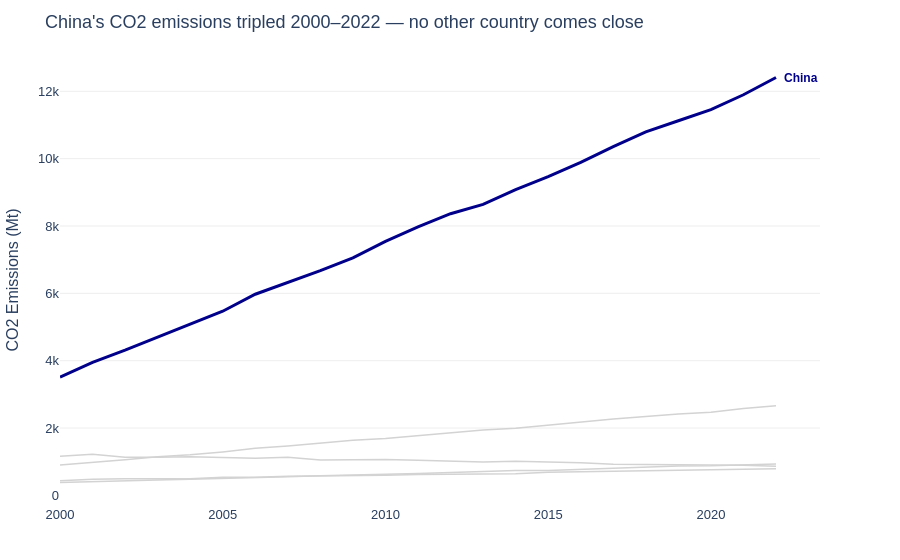

Notebook cell for this chart:
### Markdown cell above
---
## Task 1 — Multi-Series Line Chart with Highlight

**What to build:** A line chart showing CO2 emissions over time for **all Asian countries** in the dataset, with one country highlighted.

**Requirements:**
- All countries shown (for context), but only **one highlighted in colour** — your choice which
- All other lines in grey (#DDDDDD), thinner
- Highlighted country **labelled directly** at the end of its line (not in a legend)
- Insight title that names the highlighted country and its story

> 💡 `df[df['Region'] == 'Asia']` to filter; use `go.Figure()` with a loop for per-country control

### Code cell
# Task 1 — Multi-series line with highlight
# YOUR CODE HERE

#df[df['Region'] == 'Asia']` to filter; use `go.Figure()

""" fig = px.bar(
    df[df['Region'] == 'Asia'].sort_values('CO2_Mt', ascending=True),
    x='CO2_Mt', y='Country',
    orientation='h',
    title='Co2 per Country in Asia',
    height=500
) """


highlight = random.choice(list(df[df['Region'] == 'Asia']["Country"].drop_duplicates())) #'China'

# Build colour map: highlight in blue, everything else grey
color_map = {c: 'DarkBlue' if c == highlight else 'LightGrey' for c in df['Country'].unique()}

fig = px.line(df[df['Region'] == 'Asia'], x='Year', y='CO2_Mt', color='Country',
              color_discrete_map=color_map,
              labels={'CO2_Mt': 'CO2 Emissions (Mt)', 'Year': ''})

fig.update_traces(
    line=dict(width=1.5),   # default: thin for context countries
    showlegend=False      # direct label replaces legend (Gestalt proximity)
)

# Override highlighted country: thicker line
fig.update_traces(
    line=dict(width=3),
    selector=dict(name=highlight)
)

# Direct label at end of highlighted line
last = df.loc[(df['Country'] == highlight) & (df['Year'] == df['Year'].max())]

fig.add_annotation(
    x=last['Year'].values[0], y=last['CO2_Mt'].values[0],
    text=f'<b>{highlight}</b>', showarrow=False,
    xanchor='left', xshift=6,
    font=dict(color='DarkBlue', size=12, family='Arial')
)

fig.update_layout(
    title="China's CO2 emissions tripled 2000–2022 — no other country comes close",
    plot_bgcolor='white', paper_bgcolor='white',
    font=dict(family='Arial', size=13),
    yaxis=dict(gridcolor='#EEEEEE', title='CO2 Emissions (Mt)'),
    xaxis=dict(showgrid=False, title=''),
    margin=dict(l=60, r=80, t=55, b=40)
)

fig.show()

### Figure 1 — Plotly figure (JSON) as saved in the notebook; plotly's stock layout.template omitted (floating-point values rounded to 4 significant figures)
{"data": [{"hovertemplate": "Country=China<br>=%{x}<br>CO2 Emissions (Mt)=%{y}<extra></extra>", "legendgroup": "China", "line": {"color": "DarkBlue", "dash": "solid", "width": 3}, "marker": {"symbol": "circle"}, "mode": "lines", "name": "China", "orientation": "v", "showlegend": false, "type": "scatter", "x": [2000, 2001, 2002, 2003, 2004, 2005, 2006, 2007, 2008, 2009, 2010, 2011, 2012, 2013, 2014, 2015, 2016, 2017, 2018, 2019, 2020, 2021, 2022], "xaxis": "x", "y": [3514.0, 3952.0, 4312.0, 4692.0, 5079.0, 5468.0, 5974.0, 6323.0, 6673.0, 7053.0, 7543.0, 7972.0, 8365.0, 8641.0, 9078.0, 9466.0, 9887.0, 10360.0, 10790.0, 11130.0, 11450.0, 11900.0, 12410.0], "yaxis": "y"}, {"hovertemplate": "Country=India<br>=%{x}<br>CO2 Emissions (Mt)=%{y}<extra></extra>", "legendgroup": "India", "line": {"color": "LightGrey", "dash": "solid", "width": 1.5}, "marker": {"symbol": "circle"}, "mode": "lines", "name": "India", "orientation": "v", "showlegend": false, "type": "scatter", "x": [2000, 2001, 2002, 2003, 2004, 2005, 2006, 2007, 2008, 2009, 2010, 2011, 2012, 2013, 2014, 2015, 2016, 2017, 2018, 2019, 2020, 2021, 2022], "xaxis": "x", "y": [901.6, 974.6, 1056.0, 1146.0, 1205.0, 1291.0, 1396.0, 1466.0, 1542.0, 1637.0, 1687.0, 1774.0, 1865.0, 1945.0, 1994.0, 2092.0, 2177.0, 2267.0, 2345.0, 2419.0, 2466.0, 2580.0, 2661.0], "yaxis": "y"}, {"hovertemplate": "Country=Japan<br>=%{x}<br>CO2 Emissions (Mt)=%{y}<extra></extra>", "legendgroup": "Japan", "line": {"color": "LightGrey", "dash": "solid", "width": 1.5}, "marker": {"symbol": "circle"}, "mode": "lines", "name": "Japan", "orientation": "v", "showlegend": false, "type": "scatter", "x": [2000, 2001, 2002, 2003, 2004, 2005, 2006, 2007, 2008, 2009, 2010, 2011, 2012, 2013, 2014, 2015, 2016, 2017, 2018, 2019, 2020, 2021, 2022], "xaxis": "x", "y": [1166.0, 1220.0, 1136.0, 1131.0, 1151.0, 1127.0, 1101.0, 1133.0, 1050.0, 1061.0, 1064.0, 1042.0, 1005.0, 990.9, 1010.0, 996.6, 967.4, 925.1, 916.6, 914.5, 902.8, 898.1, 865.1], "yaxis": "y"}, {"hovertemplate": "Country=South Korea<br>=%{x}<br>CO2 Emissions (Mt)=%{y}<extra></extra>", "legendgroup": "South Korea", "line": {"color": "LightGrey", "dash": "solid", "width": 1.5}, "marker": {"symbol": "circle"}, "mode": "lines", "name": "South Korea", "orientation": "v", "showlegend": false, "type": "scatter", "x": [2000, 2001, 2002, 2003, 2004, 2005, 2006, 2007, 2008, 2009, 2010, 2011, 2012, 2013, 2014, 2015, 2016, 2017, 2018, 2019, 2020, 2021, 2022], "xaxis": "x", "y": [438.1, 481.5, 490.6, 490.8, 494.6, 537.2, 539.0, 566.1, 570.0, 585.4, 595.9, 620.6, 631.1, 649.6, 646.2, 686.5, 704.0, 706.0, 738.5, 750.8, 755.8, 777.3, 789.5], "yaxis": "y"}, {"hovertemplate": "Country=Indonesia<br>=%{x}<br>CO2 Emissions (Mt)=%{y}<extra></extra>", "legendgroup": "Indonesia", "line": {"color": "LightGrey", "dash": "solid", "width": 1.5}, "marker": {"symbol": "circle"}, "mode": "lines", "name": "Indonesia", "orientation": "v", "showlegend": false, "type": "scatter", "x": [2000, 2001, 2002, 2003, 2004, 2005, 2006, 2007, 2008, 2009, 2010, 2011, 2012, 2013, 2014, 2015, 2016, 2017, 2018, 2019, 2020, 2021, 2022], "xaxis": "x", "y": [382.8, 400.4, 430.7, 453.8, 482.6, 501.9, 533.0, 551.8, 586.6, 602.5, 614.5, 647.3, 680.1, 717.7, 736.3, 738.2, 768.8, 813.7, 834.8, 872.3, 876.5, 898.5, 930.5], "yaxis": "y"}], "layout": {"annotations": [{"font": {"color": "DarkBlue", "family": "Arial", "size": 12}, "showarrow": false, "text": "<b>China</b>", "x": 2022, "xanchor": "left", "xshift": 6, "y": 12410.0}], "font": {"family": "Arial", "size": 13}, "legend": {"title": {"text": "Country"}, "tracegroupgap": 0}, "margin": {"b": 40, "l": 60, "r": 80, "t": 55}, "paper_bgcolor": "white", "plot_bgcolor": "white", "title": {"text": "China's CO2 emissions tripled 2000–2022 — no other country comes close"}, "xaxis": {"anchor": "y", "domain": [0, 1], "showgrid": false, "title": {"text": ""}}, "yaxis": {"anchor": "x", "domain": [0, 1], "gridcolor": "#EEEEEE", "title": {"text": "CO2 Emissions (Mt)"}}}}
